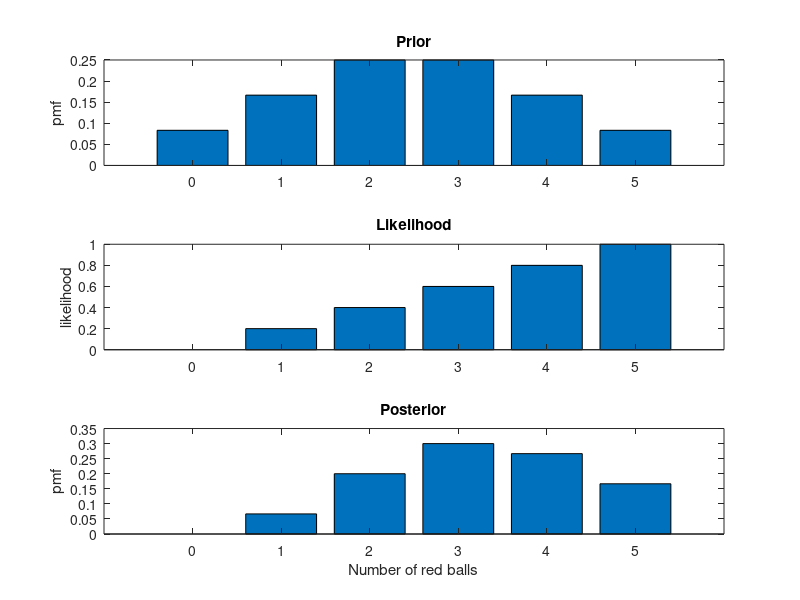

Reproduce this figure in MATLAB.
clear; close all; clc;

v_prior = [1/12;1/6;1/4;1/4;1/6;1/12];
v_likelihood = zeros(6,1);

for i = 1:6
    v_likelihood(i) = (i-1)/5;
end

v_posterior = v_prior.*v_likelihood/sum(v_prior.*v_likelihood);

subplot(3,1,1),
bar(v_prior)
title('Prior')
set(gca,'XTickLabel',{'0', '1', '2','3','4','5'})
ylabel('pmf')
subplot(3,1,2),
bar(v_likelihood)
title('Likelihood')
ylabel('likelihood')
set(gca,'XTickLabel',{'0', '1', '2','3','4','5'})
subplot(3,1,3),
bar(v_posterior)
title('Posterior')
set(gca,'XTickLabel',{'0', '1', '2','3','4','5'})
xlabel('Number of red balls')
ylabel('pmf')